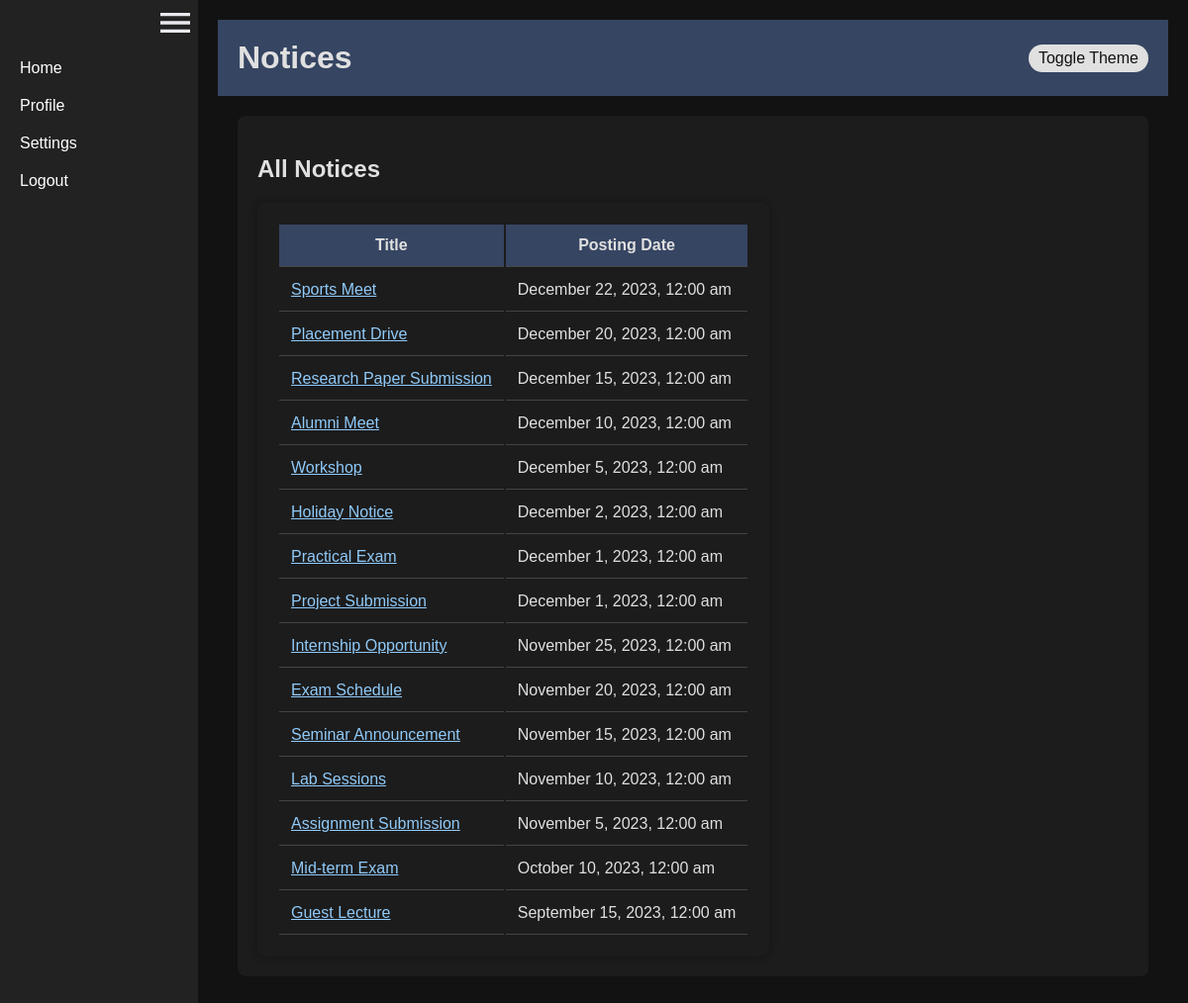
/PHP/Announcements.php (signed in), run on the app's committed database.
### tables this page shows
CREATE TABLE `announcements` (
  `Announcement_ID` int(11) NOT NULL,
  `Title` varchar(100) NOT NULL,
  `Content` varchar(500) NOT NULL,
  `Posting_Date` date NOT NULL,
  `Author_ID` int(11) NOT NULL
);

### PHP/Announcements.php (the view, shortened to what this page needs)
<?php
include 'Connection.php';
$sql = "SELECT Announcement_ID, Title, Posting_Date, Content FROM Announcements ORDER BY Posting_Date DESC";
$stmt = $pdo->prepare($sql);
$stmt->execute();
$notices = $stmt->fetchAll(PDO::FETCH_ASSOC);
?>
<!DOCTYPE html>
<html lang="en">
<head>
</head>
<body>
    <div class="sidebar">
        <div class="sidebar-icon-container">
            <div class="hamburger-icon">
                <img src="../Assets/Hamburger.svg" alt="Menu" width="40" height="40">
            </div>
        </div>
        <div class="sidebar-content">
            <div class="sidebar-links">
                <a href="StudentLanding.php">Home</a>
                <a href="profile.html">Profile</a>
                <a href="settings.html">Settings</a>
                <a href="../HTML/Landing.html">Logout</a>
            </div>
        </div>
    </div>
    <div class="content">
        <header>
            <h1>Notices</h1>
            <button class="toggle-switch" onclick="toggleTheme()">Toggle Theme</button>
        </header>
        <div class="notices-wrapper">
            <h2>All Notices</h2>
            <table>
                <thead>
                    <tr>
                        <th>Title</th>
                        <th>Posting Date</th>
                    </tr>
                </thead>
                <tbody>
                    <?php foreach ($notices as $notice): ?>
                        <tr>
                            <td>
                                <span class="notice-title" onclick="loadNoticeDetails(<?= $notice['Announcement_ID']; ?>)">
                                    <?= htmlspecialchars($notice['Title']); ?>
                                </span>
                            </td>
                            <td><?= date('F j, Y, g:i a', strtotime($notice['Posting_Date'])); ?></td>
                        </tr>
                    <?php endforeach; ?>
                </tbody>
            </table>
        </div>
    </div>
</body>
</html>

### PHP/Announcements.php (style rules this page uses)
body { font-family: 'Arial', sans-serif; margin: 0; padding: 0; }
:root { --bg-color-light: #ffffff; --text-color-light: #000000; --bg-color-dark: #121212; --text-color-dark: #e0e0e0; --primary-color-light: #95c0c4; --primary-color-dark: #364562; --accent-color-light: #f0f0f0; --accent-color-dark: #1c1c1c; --sidebar-bg-color-dark: #222; }
[data-theme="dark"] { background-color: var(--bg-color-dark); color: var(--text-color-dark); }
.sidebar { width: 45px; height: 100%; background-color: var(--sidebar-bg-color-dark); position: fixed; transition: width 0.3s ease, background-color 0.3s ease; overflow: hidden; }
.sidebar-icon-container { display: flex; justify-content: flex-end; padding: 3px; position: relative; }
.hamburger-icon { display: flex; flex-direction: column; justify-content: space-between; height: 24px; }
.sidebar-content { padding: 20px; opacity: 0; transform: translateX(-20px); transition: opacity 0.5s ease, transform 0.5s ease; transition-delay: 0s; }
.sidebar-links a { display: block; padding: 10px 0; color: #FFFFFF; text-decoration: none; transition: color 0.3s ease; }
.content { margin-left: 45px; padding: 20px; transition: margin-left 0.3s; }
header { padding: 20px; background-color: var(--primary-color-dark); color: var(--text-color-dark); display: flex; justify-content: space-between; align-items: center; }
h1 { margin: 0; }
.toggle-switch { cursor: pointer; font-size: 16px; padding: 5px 10px; background-color: var(--text-color-dark); border: none; border-radius: 20px; color: var(--bg-color-dark); transition: all 0.3s; }
.notice-detail, table { background-color: var(--accent-color-dark); padding: 20px; border-radius: 8px; box-shadow: 0 0 10px rgba(0,0,0,0.3); }
th, td { padding: 12px; border-bottom: 1px solid #444; }
th { background-color: var(--primary-color-dark); }
.notice-title { color: #90caf9; cursor: pointer; text-decoration: underline; }
.notices-wrapper { margin: 20px; background-color: var(--accent-color-dark); padding: 20px; border-radius: 8px; }

### data on the page
announcements: Title "Sports Meet", Posting_Date "December 22, 2023, 12:00 am"
announcements: Title "Placement Drive", Posting_Date "December 20, 2023, 12:00 am"
announcements: Title "Research Paper Submission", Posting_Date "December 15, 2023, 12:00 am"
announcements: Title "Alumni Meet", Posting_Date "December 10, 2023, 12:00 am"
announcements: Title "Workshop", Posting_Date "December 5, 2023, 12:00 am"
announcements: Title "Holiday Notice", Posting_Date "December 2, 2023, 12:00 am"
announcements: Title "Practical Exam", Posting_Date "December 1, 2023, 12:00 am"
announcements: Title "Project Submission", Posting_Date "December 1, 2023, 12:00 am"
announcements: Title "Internship Opportunity", Posting_Date "November 25, 2023, 12:00 am"
announcements: Title "Exam Schedule", Posting_Date "November 20, 2023, 12:00 am"
announcements: Title "Seminar Announcement", Posting_Date "November 15, 2023, 12:00 am"
announcements: Title "Lab Sessions", Posting_Date "November 10, 2023, 12:00 am"
announcements: Title "Assignment Submission", Posting_Date "November 5, 2023, 12:00 am"
announcements: Title "Mid-term Exam", Posting_Date "October 10, 2023, 12:00 am"
announcements: Title "Guest Lecture", Posting_Date "September 15, 2023, 12:00 am"
